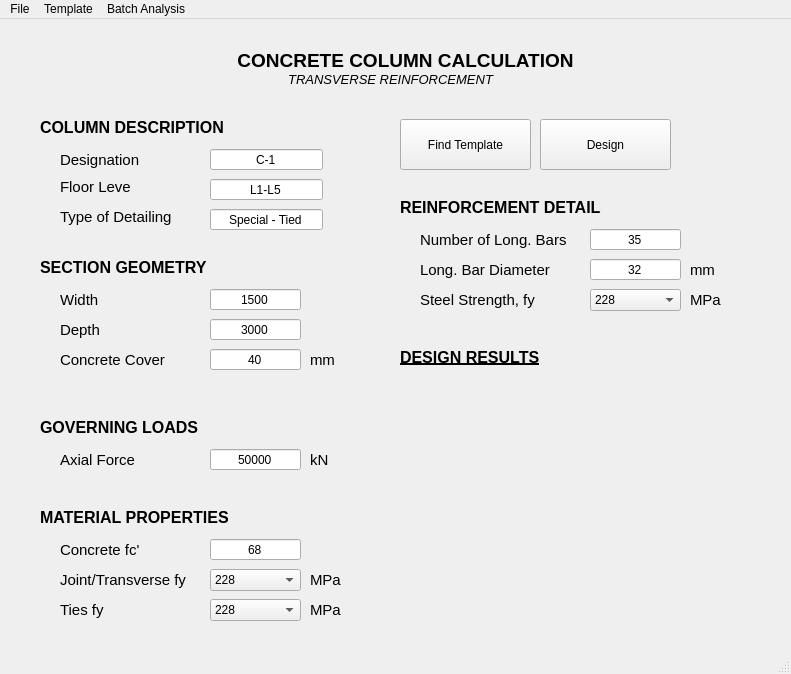
<?xml version="1.0" encoding="UTF-8"?>
<ui version="4.0">
 <class>ColumnTransverseDesigner</class>
 <widget class="QMainWindow" name="ColumnTransverseDesigner">
  <property name="geometry">
   <rect>
    <x>0</x>
    <y>0</y>
    <width>791</width>
    <height>674</height>
   </rect>
  </property>
  <property name="sizePolicy">
   <sizepolicy hsizetype="Fixed" vsizetype="Fixed">
    <horstretch>0</horstretch>
    <verstretch>0</verstretch>
   </sizepolicy>
  </property>
  <property name="baseSize">
   <size>
    <width>-1</width>
    <height>0</height>
   </size>
  </property>
  <property name="windowTitle">
   <string>Column Transverse Designer</string>
  </property>
  <property name="windowIcon">
   <iconset>
    <normaloff>Icons/CTD Icon.png</normaloff>Icons/CTD Icon.png</iconset>
  </property>
  <property name="tabShape">
   <enum>QTabWidget::Rounded</enum>
  </property>
  <widget class="QWidget" name="centralwidget">
   <widget class="QLabel" name="label">
    <property name="geometry">
     <rect>
      <x>230</x>
      <y>30</y>
      <width>351</width>
      <height>21</height>
     </rect>
    </property>
    <property name="text">
     <string>&lt;html&gt;&lt;head/&gt;&lt;body&gt;&lt;p align=&quot;center&quot;&gt;&lt;span style=&quot; font-size:14pt; font-weight:600;&quot;&gt;CONCRETE COLUMN CALCULATION&lt;/span&gt;&lt;/p&gt;&lt;/body&gt;&lt;/html&gt;</string>
    </property>
    <property name="alignment">
     <set>Qt::AlignCenter</set>
    </property>
   </widget>
   <widget class="QPushButton" name="btnOpenTemplate">
    <property name="geometry">
     <rect>
      <x>400</x>
      <y>100</y>
      <width>131</width>
      <height>51</height>
     </rect>
    </property>
    <property name="statusTip">
     <string>Open Excel Template</string>
    </property>
    <property name="text">
     <string>Find Template</string>
    </property>
   </widget>
   <widget class="QLabel" name="label_2">
    <property name="geometry">
     <rect>
      <x>60</x>
      <y>130</y>
      <width>91</width>
      <height>21</height>
     </rect>
    </property>
    <property name="font">
     <font>
      <family>Arial</family>
      <pointsize>11</pointsize>
     </font>
    </property>
    <property name="text">
     <string>Designation</string>
    </property>
   </widget>
   <widget class="QLabel" name="label_3">
    <property name="geometry">
     <rect>
      <x>60</x>
      <y>160</y>
      <width>71</width>
      <height>16</height>
     </rect>
    </property>
    <property name="font">
     <font>
      <family>Arial</family>
      <pointsize>11</pointsize>
     </font>
    </property>
    <property name="text">
     <string>Floor Levels</string>
    </property>
   </widget>
   <widget class="QLabel" name="label_4">
    <property name="geometry">
     <rect>
      <x>40</x>
      <y>100</y>
      <width>201</width>
      <height>16</height>
     </rect>
    </property>
    <property name="font">
     <font>
      <family>Arial</family>
      <pointsize>12</pointsize>
      <weight>75</weight>
      <bold>true</bold>
     </font>
    </property>
    <property name="text">
     <string>COLUMN DESCRIPTION</string>
    </property>
   </widget>
   <widget class="QLabel" name="label_5">
    <property name="geometry">
     <rect>
      <x>60</x>
      <y>190</y>
      <width>111</width>
      <height>16</height>
     </rect>
    </property>
    <property name="font">
     <font>
      <family>Arial</family>
      <pointsize>11</pointsize>
     </font>
    </property>
    <property name="text">
     <string>Type of Detailing</string>
    </property>
   </widget>
   <widget class="QLineEdit" name="inputFloorLevel">
    <property name="geometry">
     <rect>
      <x>210</x>
      <y>160</y>
      <width>113</width>
      <height>21</height>
     </rect>
    </property>
    <property name="text">
     <string>L1-L5</string>
    </property>
    <property name="alignment">
     <set>Qt::AlignCenter</set>
    </property>
   </widget>
   <widget class="QLineEdit" name="inputDesignation">
    <property name="geometry">
     <rect>
      <x>210</x>
      <y>130</y>
      <width>113</width>
      <height>21</height>
     </rect>
    </property>
    <property name="text">
     <string>C-1</string>
    </property>
    <property name="alignment">
     <set>Qt::AlignCenter</set>
    </property>
   </widget>
   <widget class="QLabel" name="label_6">
    <property name="geometry">
     <rect>
      <x>40</x>
      <y>240</y>
      <width>201</width>
      <height>16</height>
     </rect>
    </property>
    <property name="font">
     <font>
      <family>Arial</family>
      <pointsize>12</pointsize>
      <weight>75</weight>
      <bold>true</bold>
     </font>
    </property>
    <property name="text">
     <string>SECTION GEOMETRY</string>
    </property>
   </widget>
   <widget class="QLabel" name="label_7">
    <property name="geometry">
     <rect>
      <x>60</x>
      <y>270</y>
      <width>91</width>
      <height>21</height>
     </rect>
    </property>
    <property name="font">
     <font>
      <family>Arial</family>
      <pointsize>11</pointsize>
     </font>
    </property>
    <property name="text">
     <string>Width</string>
    </property>
   </widget>
   <widget class="QLabel" name="label_8">
    <property name="geometry">
     <rect>
      <x>60</x>
      <y>300</y>
      <width>91</width>
      <height>21</height>
     </rect>
    </property>
    <property name="font">
     <font>
      <family>Arial</family>
      <pointsize>11</pointsize>
     </font>
    </property>
    <property name="text">
     <string>Depth</string>
    </property>
   </widget>
   <widget class="QLabel" name="label_9">
    <property name="geometry">
     <rect>
      <x>60</x>
      <y>330</y>
      <width>121</width>
      <height>21</height>
     </rect>
    </property>
    <property name="font">
     <font>
      <family>Arial</family>
      <pointsize>11</pointsize>
     </font>
    </property>
    <property name="text">
     <string>Concrete Cover</string>
    </property>
   </widget>
   <widget class="QLineEdit" name="inputDetailingType">
    <property name="geometry">
     <rect>
      <x>210</x>
      <y>190</y>
      <width>113</width>
      <height>21</height>
     </rect>
    </property>
    <property name="text">
     <string>Special - Tied</string>
    </property>
    <property name="alignment">
     <set>Qt::AlignCenter</set>
    </property>
    <property name="readOnly">
     <bool>true</bool>
    </property>
   </widget>
   <widget class="QLabel" name="label_10">
    <property name="geometry">
     <rect>
      <x>40</x>
      <y>400</y>
      <width>201</width>
      <height>16</height>
     </rect>
    </property>
    <property name="font">
     <font>
      <family>Arial</family>
      <pointsize>12</pointsize>
      <weight>75</weight>
      <bold>true</bold>
     </font>
    </property>
    <property name="text">
     <string>GOVERNING LOADS</string>
    </property>
   </widget>
   <widget class="QLabel" name="label_11">
    <property name="geometry">
     <rect>
      <x>60</x>
      <y>430</y>
      <width>91</width>
      <height>21</height>
     </rect>
    </property>
    <property name="font">
     <font>
      <family>Arial</family>
      <pointsize>11</pointsize>
     </font>
    </property>
    <property name="text">
     <string>Axial Force</string>
    </property>
   </widget>
   <widget class="QLabel" name="label_12">
    <property name="geometry">
     <rect>
      <x>40</x>
      <y>490</y>
      <width>201</width>
      <height>16</height>
     </rect>
    </property>
    <property name="font">
     <font>
      <family>Arial</family>
      <pointsize>12</pointsize>
      <weight>75</weight>
      <bold>true</bold>
     </font>
    </property>
    <property name="text">
     <string>MATERIAL PROPERTIES</string>
    </property>
   </widget>
   <widget class="QLabel" name="label_13">
    <property name="geometry">
     <rect>
      <x>60</x>
      <y>520</y>
      <width>91</width>
      <height>21</height>
     </rect>
    </property>
    <property name="font">
     <font>
      <family>Arial</family>
      <pointsize>11</pointsize>
     </font>
    </property>
    <property name="text">
     <string>Concrete fc'</string>
    </property>
   </widget>
   <widget class="QLabel" name="label_14">
    <property name="geometry">
     <rect>
      <x>60</x>
      <y>550</y>
      <width>161</width>
      <height>21</height>
     </rect>
    </property>
    <property name="font">
     <font>
      <family>Arial</family>
      <pointsize>11</pointsize>
     </font>
    </property>
    <property name="text">
     <string>Joint/Transverse fy</string>
    </property>
   </widget>
   <widget class="QLabel" name="label_15">
    <property name="geometry">
     <rect>
      <x>60</x>
      <y>580</y>
      <width>161</width>
      <height>21</height>
     </rect>
    </property>
    <property name="font">
     <font>
      <family>Arial</family>
      <pointsize>11</pointsize>
     </font>
    </property>
    <property name="text">
     <string>Ties fy</string>
    </property>
   </widget>
   <widget class="QComboBox" name="inputTieFy">
    <property name="geometry">
     <rect>
      <x>210</x>
      <y>580</y>
      <width>91</width>
      <height>22</height>
     </rect>
    </property>
    <property name="currentText">
     <string>228</string>
    </property>
    <property name="maxVisibleItems">
     <number>11</number>
    </property>
    <item>
     <property name="text">
      <string>228</string>
     </property>
    </item>
    <item>
     <property name="text">
      <string>276</string>
     </property>
    </item>
    <item>
     <property name="text">
      <string>414</string>
     </property>
    </item>
    <item>
     <property name="text">
      <string>552</string>
     </property>
    </item>
   </widget>
   <widget class="QLineEdit" name="inputWidth">
    <property name="geometry">
     <rect>
      <x>210</x>
      <y>270</y>
      <width>91</width>
      <height>21</height>
     </rect>
    </property>
    <property name="text">
     <string>1500</string>
    </property>
    <property name="alignment">
     <set>Qt::AlignCenter</set>
    </property>
   </widget>
   <widget class="QLineEdit" name="inputDepth">
    <property name="geometry">
     <rect>
      <x>210</x>
      <y>300</y>
      <width>91</width>
      <height>21</height>
     </rect>
    </property>
    <property name="text">
     <string>3000</string>
    </property>
    <property name="alignment">
     <set>Qt::AlignCenter</set>
    </property>
   </widget>
   <widget class="QLineEdit" name="inputConcCover">
    <property name="geometry">
     <rect>
      <x>210</x>
      <y>330</y>
      <width>91</width>
      <height>21</height>
     </rect>
    </property>
    <property name="text">
     <string>40</string>
    </property>
    <property name="alignment">
     <set>Qt::AlignCenter</set>
    </property>
   </widget>
   <widget class="QLineEdit" name="inputAxialForce">
    <property name="geometry">
     <rect>
      <x>210</x>
      <y>430</y>
      <width>91</width>
      <height>21</height>
     </rect>
    </property>
    <property name="text">
     <string>50000</string>
    </property>
    <property name="alignment">
     <set>Qt::AlignCenter</set>
    </property>
   </widget>
   <widget class="QLineEdit" name="inputFc">
    <property name="geometry">
     <rect>
      <x>210</x>
      <y>520</y>
      <width>91</width>
      <height>21</height>
     </rect>
    </property>
    <property name="text">
     <string>68</string>
    </property>
    <property name="alignment">
     <set>Qt::AlignCenter</set>
    </property>
   </widget>
   <widget class="QLabel" name="label_16">
    <property name="geometry">
     <rect>
      <x>310</x>
      <y>430</y>
      <width>31</width>
      <height>21</height>
     </rect>
    </property>
    <property name="font">
     <font>
      <family>Arial</family>
      <pointsize>11</pointsize>
     </font>
    </property>
    <property name="text">
     <string>kN</string>
    </property>
   </widget>
   <widget class="QLabel" name="label_17">
    <property name="geometry">
     <rect>
      <x>310</x>
      <y>580</y>
      <width>31</width>
      <height>21</height>
     </rect>
    </property>
    <property name="font">
     <font>
      <family>Arial</family>
      <pointsize>11</pointsize>
     </font>
    </property>
    <property name="text">
     <string>MPa</string>
    </property>
   </widget>
   <widget class="QLabel" name="label_18">
    <property name="geometry">
     <rect>
      <x>310</x>
      <y>330</y>
      <width>31</width>
      <height>21</height>
     </rect>
    </property>
    <property name="font">
     <font>
      <family>Arial</family>
      <pointsize>11</pointsize>
     </font>
    </property>
    <property name="text">
     <string>mm</string>
    </property>
   </widget>
   <widget class="QLabel" name="label_21">
    <property name="geometry">
     <rect>
      <x>420</x>
      <y>240</y>
      <width>161</width>
      <height>21</height>
     </rect>
    </property>
    <property name="font">
     <font>
      <family>Arial</family>
      <pointsize>11</pointsize>
     </font>
    </property>
    <property name="text">
     <string>Long. Bar Diameter</string>
    </property>
   </widget>
   <widget class="QLineEdit" name="inputLongBarDia">
    <property name="geometry">
     <rect>
      <x>590</x>
      <y>240</y>
      <width>91</width>
      <height>21</height>
     </rect>
    </property>
    <property name="text">
     <string>32</string>
    </property>
    <property name="alignment">
     <set>Qt::AlignCenter</set>
    </property>
   </widget>
   <widget class="QLabel" name="label_22">
    <property name="geometry">
     <rect>
      <x>420</x>
      <y>210</y>
      <width>151</width>
      <height>21</height>
     </rect>
    </property>
    <property name="font">
     <font>
      <family>Arial</family>
      <pointsize>11</pointsize>
     </font>
    </property>
    <property name="text">
     <string>Number of Long. Bars</string>
    </property>
   </widget>
   <widget class="QLineEdit" name="inputNumLongBar">
    <property name="geometry">
     <rect>
      <x>590</x>
      <y>210</y>
      <width>91</width>
      <height>21</height>
     </rect>
    </property>
    <property name="text">
     <string>35</string>
    </property>
    <property name="alignment">
     <set>Qt::AlignCenter</set>
    </property>
   </widget>
   <widget class="QLabel" name="label_23">
    <property name="geometry">
     <rect>
      <x>400</x>
      <y>180</y>
      <width>201</width>
      <height>16</height>
     </rect>
    </property>
    <property name="font">
     <font>
      <family>Arial</family>
      <pointsize>12</pointsize>
      <weight>75</weight>
      <bold>true</bold>
     </font>
    </property>
    <property name="text">
     <string>REINFORCEMENT DETAILS</string>
    </property>
   </widget>
   <widget class="QLabel" name="label_19">
    <property name="geometry">
     <rect>
      <x>690</x>
      <y>240</y>
      <width>31</width>
      <height>21</height>
     </rect>
    </property>
    <property name="font">
     <font>
      <family>Arial</family>
      <pointsize>11</pointsize>
     </font>
    </property>
    <property name="text">
     <string>mm</string>
    </property>
   </widget>
   <widget class="QLabel" name="label_24">
    <property name="geometry">
     <rect>
      <x>400</x>
      <y>330</y>
      <width>201</width>
      <height>16</height>
     </rect>
    </property>
    <property name="font">
     <font>
      <family>Arial</family>
      <pointsize>12</pointsize>
      <weight>75</weight>
      <bold>true</bold>
      <underline>true</underline>
     </font>
    </property>
    <property name="text">
     <string>DESIGN RESULTS</string>
    </property>
   </widget>
   <widget class="QLabel" name="label_20">
    <property name="geometry">
     <rect>
      <x>280</x>
      <y>50</y>
      <width>221</width>
      <height>21</height>
     </rect>
    </property>
    <property name="text">
     <string>&lt;html&gt;&lt;head/&gt;&lt;body&gt;&lt;p align=&quot;center&quot;&gt;&lt;span style=&quot; font-size:10pt; font-style:italic;&quot;&gt;TRANSVERSE REINFORCEMENT&lt;/span&gt;&lt;/p&gt;&lt;/body&gt;&lt;/html&gt;</string>
    </property>
   </widget>
   <widget class="QPushButton" name="btnDesign">
    <property name="geometry">
     <rect>
      <x>540</x>
      <y>100</y>
      <width>131</width>
      <height>51</height>
     </rect>
    </property>
    <property name="text">
     <string>Design</string>
    </property>
   </widget>
   <widget class="QComboBox" name="inputJTfy">
    <property name="geometry">
     <rect>
      <x>210</x>
      <y>550</y>
      <width>91</width>
      <height>22</height>
     </rect>
    </property>
    <property name="currentText">
     <string>228</string>
    </property>
    <item>
     <property name="text">
      <string>228</string>
     </property>
    </item>
    <item>
     <property name="text">
      <string>276</string>
     </property>
    </item>
    <item>
     <property name="text">
      <string>414</string>
     </property>
    </item>
    <item>
     <property name="text">
      <string>552</string>
     </property>
    </item>
   </widget>
   <widget class="QLabel" name="label_25">
    <property name="geometry">
     <rect>
      <x>310</x>
      <y>550</y>
      <width>31</width>
      <height>21</height>
     </rect>
    </property>
    <property name="font">
     <font>
      <family>Arial</family>
      <pointsize>11</pointsize>
     </font>
    </property>
    <property name="text">
     <string>MPa</string>
    </property>
   </widget>
   <widget class="QLabel" name="label_26">
    <property name="geometry">
     <rect>
      <x>690</x>
      <y>270</y>
      <width>31</width>
      <height>21</height>
     </rect>
    </property>
    <property name="font">
     <font>
      <family>Arial</family>
      <pointsize>11</pointsize>
     </font>
    </property>
    <property name="text">
     <string>MPa</string>
    </property>
   </widget>
   <widget class="QLabel" name="label_27">
    <property name="geometry">
     <rect>
      <x>420</x>
      <y>270</y>
      <width>161</width>
      <height>21</height>
     </rect>
    </property>
    <property name="font">
     <font>
      <family>Arial</family>
      <pointsize>11</pointsize>
     </font>
    </property>
    <property name="text">
     <string>Steel Strength, fy</string>
    </property>
   </widget>
   <widget class="QComboBox" name="inputLongFy">
    <property name="geometry">
     <rect>
      <x>590</x>
      <y>270</y>
      <width>91</width>
      <height>22</height>
     </rect>
    </property>
    <property name="currentText">
     <string>228</string>
    </property>
    <item>
     <property name="text">
      <string>228</string>
     </property>
    </item>
    <item>
     <property name="text">
      <string>276</string>
     </property>
    </item>
    <item>
     <property name="text">
      <string>414</string>
     </property>
    </item>
    <item>
     <property name="text">
      <string>552</string>
     </property>
    </item>
   </widget>
   <widget class="QLabel" name="label_designResults">
    <property name="geometry">
     <rect>
      <x>400</x>
      <y>360</y>
      <width>351</width>
      <height>241</height>
     </rect>
    </property>
    <property name="font">
     <font>
      <family>Arial</family>
      <pointsize>10</pointsize>
     </font>
    </property>
    <property name="contextMenuPolicy">
     <enum>Qt::DefaultContextMenu</enum>
    </property>
    <property name="text">
     <string/>
    </property>
   </widget>
   <widget class="QLabel" name="statusLabel">
    <property name="geometry">
     <rect>
      <x>400</x>
      <y>610</y>
      <width>371</width>
      <height>20</height>
     </rect>
    </property>
    <property name="font">
     <font>
      <family>Arial</family>
      <pointsize>8</pointsize>
      <italic>true</italic>
     </font>
    </property>
    <property name="contextMenuPolicy">
     <enum>Qt::DefaultContextMenu</enum>
    </property>
    <property name="text">
     <string/>
    </property>
   </widget>
  </widget>
  <widget class="QStatusBar" name="statusbar"/>
  <widget class="QMenuBar" name="menuBar">
   <property name="geometry">
    <rect>
     <x>0</x>
     <y>0</y>
     <width>791</width>
     <height>21</height>
    </rect>
   </property>
   <widget class="QMenu" name="menuTemplate">
    <property name="title">
     <string>File</string>
    </property>
    <addaction name="mfile_load"/>
    <addaction name="mfile_save"/>
   </widget>
   <widget class="QMenu" name="menuDatabase">
    <property name="title">
     <string>Batch Analysis</string>
    </property>
    <addaction name="mbatch_new"/>
    <addaction name="mbatch_browse"/>
    <addaction name="separator"/>
    <addaction name="mbatch_startanalysis"/>
   </widget>
   <widget class="QMenu" name="menuTemplate_2">
    <property name="title">
     <string>Template</string>
    </property>
    <addaction name="mtemplate_browse"/>
    <addaction name="mtemplate_open"/>
    <addaction name="mtemplate_print"/>
   </widget>
   <addaction name="menuTemplate"/>
   <addaction name="menuTemplate_2"/>
   <addaction name="menuDatabase"/>
  </widget>
  <action name="mfile_print">
   <property name="text">
    <string>Print</string>
   </property>
  </action>
  <action name="actionOpen_Excel_Template">
   <property name="text">
    <string>Open Excel Template</string>
   </property>
  </action>
  <action name="mbatch_new">
   <property name="text">
    <string>New Save File</string>
   </property>
  </action>
  <action name="mbatch_browse">
   <property name="text">
    <string>Import Save File</string>
   </property>
  </action>
  <action name="mtemplate_browse">
   <property name="text">
    <string>Browse</string>
   </property>
  </action>
  <action name="mtemplate_open">
   <property name="text">
    <string>Open</string>
   </property>
  </action>
  <action name="mfile_save">
   <property name="text">
    <string>Save</string>
   </property>
   <property name="shortcut">
    <string>Ctrl+S</string>
   </property>
  </action>
  <action name="mfile_load">
   <property name="text">
    <string>Load</string>
   </property>
   <property name="shortcut">
    <string>Ctrl+O</string>
   </property>
  </action>
  <action name="mtemplate_print">
   <property name="text">
    <string>Save As PDF</string>
   </property>
  </action>
  <action name="mbatch_startanalysis">
   <property name="text">
    <string>Start Batch Analysis</string>
   </property>
  </action>
 </widget>
 <resources/>
 <connections/>
</ui>
